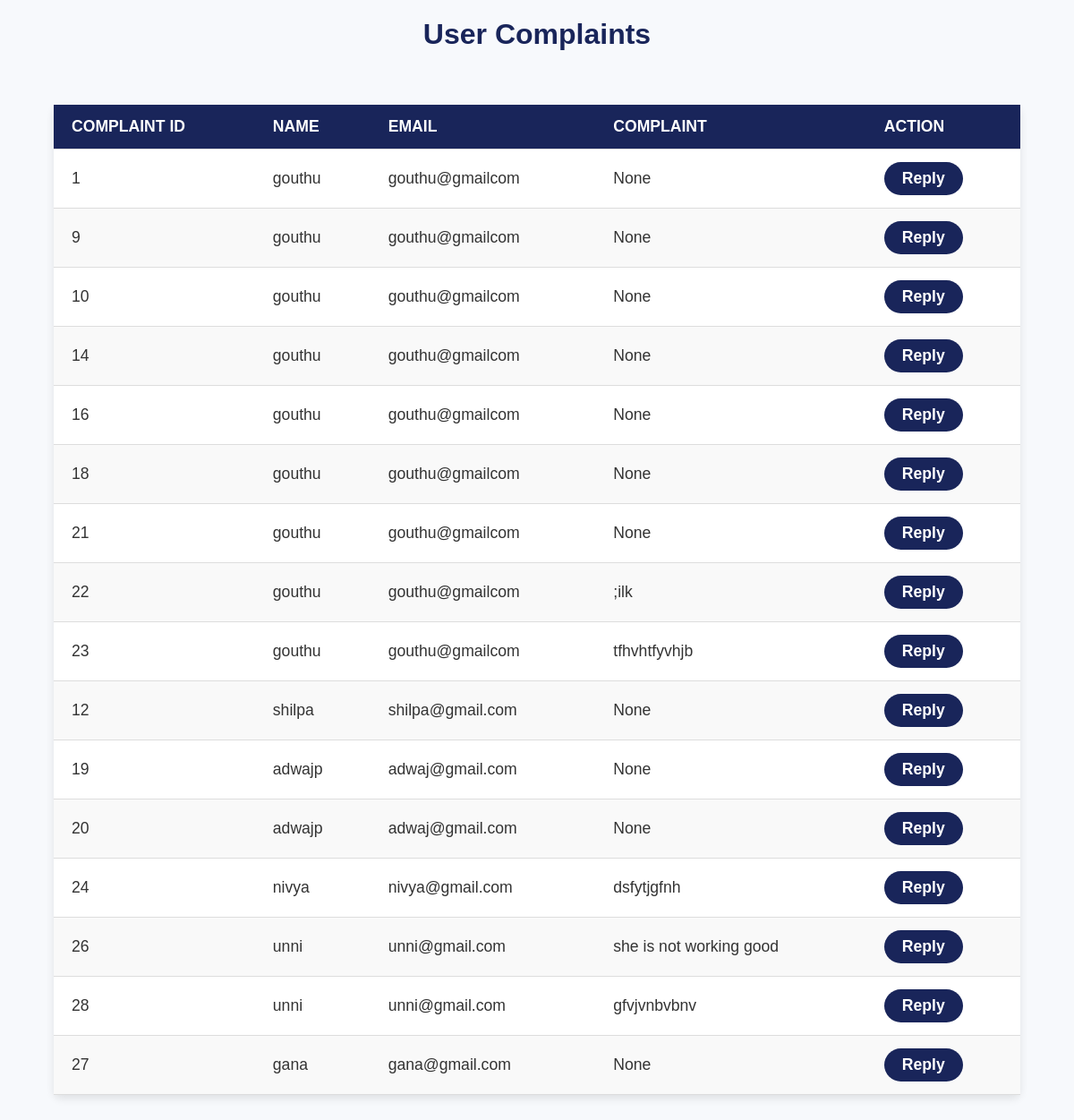
Page /user_complaint/ on the committed database.
### Bengali/models.py (models this page shows, shortened)
class UserComplaints(models.Model):
    STATUS_CHOICES = [
        ("Open", "Open"),
        ("In Progress", "In Progress"),
        ("Resolved", "Resolved"),
        ("Closed", "Closed"),
    ]
    user = models.ForeignKey( Profile,on_delete=models.CASCADE,null=True, blank=True)
    status = models.CharField(max_length=50, choices=STATUS_CHOICES, default="Open")
    created_at = models.DateTimeField(default=now, editable=False)
    name=models.CharField(max_length=255,null=True,blank=True)
    email=models.EmailField(null=True,blank=True)
    updated_at = models.DateTimeField(default=now)
    complaints=models.CharField(max_length=225,null=True,blank=True)

class Profile(AbstractUser):
    USERNAME_FIELD='email'
    REQUIRED_FIELDS=[]
    objects = CustomUserManager()
    username = models.CharField(max_length=150, blank=True, null=True)
    first_name = models.CharField(max_length=150, blank=True, null=True)
    last_name= models.CharField(max_length=150, blank=True, null=True)
    role = models.CharField(max_length=15,choices=RoleChoices.choices)
    email=models.EmailField(unique=True)
    phone=models.CharField(max_length=15, blank=True, null=True)
    age=models.IntegerField(blank=True, null=True)
    worker_approved=models.BooleanField(blank=True, null=True)
    groups = models.ManyToManyField(
        Group,
            related_name="profile_groups",  # Set unique related_name
            blank=True
        )
    user_permissions = models.ManyToManyField(
            Permission,
            related_name="profile_permissions",  # Set unique related_name
            blank=True
        )

### Bengali/views.py (the view)
# urls.py: path('user_complaint/', views.user_complaint, name='user_complaint'),
def user_complaint(request):
    profiles = UserDetails.objects.all().values_list('profile', flat=True)
    complaints = UserComplaints.objects.filter(user__in=profiles)
    return render(request, "user_complaint.html", {'complaints': complaints})

### templates/user_complaint.html (shortened to what this page needs)
<!DOCTYPE html>
<html lang="en">
<head>
</head>
<body>
    <h1>User Complaints</h1>
    <table>
        <thead>
            <tr>
                <th>Complaint ID</th>
                <th>Name</th>
                <th>Email</th>
                <th>Complaint</th>
                <th>Action</th>
            </tr>
        </thead>
        <tbody>
            {% for complaint in complaints %}
            <tr>
                <td>{{ complaint.id }}</td>
                <td>{{ complaint.user.first_name }}</td>
                <td>{{ complaint.user.email }}</td>
                <td>{{ complaint.complaints }}</td>
                <td>
                    <a href="{% url 'agency_user_replay' complaint.id %}" class="reply-btn">Reply</a>
                </td>
            </tr>
            {% empty %}
            <tr>
                <td colspan="5" class="no-data">No complaints available</td>
            </tr>
            {% endfor %}
        </tbody>
    </table>
</body>
</html>

### templates/user_complaint.html (style rules this page uses)
body { font-family: 'Arial', sans-serif; background-color: #f7f9fc; margin: 0; padding: 0; color: #333; }
h1 { text-align: center; color: #19255a; padding: 20px 0; margin: 0; font-size: 2rem; }
table { width: 90%; margin: 40px auto; border-collapse: collapse; background-color: #ffffff; border-radius: 8px; box-shadow: 0 4px 10px rgba(0, 0, 0, 0.1); }
th, td { padding: 14px 20px; text-align: left; border-bottom: 1px solid #ddd; font-size: 1.1rem; }
th { background-color: #19255a; color: #fff; text-transform: uppercase; }
tr:nth-child(even) { background-color: #f9f9f9; }
.reply-btn { display: inline-block; background-color: #19255a; color: white; padding: 8px 20px; border: none; border-radius: 30px; font-weight: bold; text-align: center; text-decoration: none; cursor: pointer; transition: background-color 0.3s ease; }

### rows in the picture
UserComplaints: id "1", user.first_name "gouthu", user.email "gouthu@gmailcom", complaints "None"
UserComplaints: id "9", user.first_name "gouthu", user.email "gouthu@gmailcom", complaints "None"
UserComplaints: id "10", user.first_name "gouthu", user.email "gouthu@gmailcom", complaints "None"
UserComplaints: id "14", user.first_name "gouthu", user.email "gouthu@gmailcom", complaints "None"
UserComplaints: id "16", user.first_name "gouthu", user.email "gouthu@gmailcom", complaints "None"
UserComplaints: id "18", user.first_name "gouthu", user.email "gouthu@gmailcom", complaints "None"
UserComplaints: id "21", user.first_name "gouthu", user.email "gouthu@gmailcom", complaints "None"
UserComplaints: id "22", user.first_name "gouthu", user.email "gouthu@gmailcom", complaints ";ilk"
UserComplaints: id "23", user.first_name "gouthu", user.email "gouthu@gmailcom", complaints "tfhvhtfyvhjb"
UserComplaints: id "12", user.first_name "shilpa", user.email "shilpa@gmail.com", complaints "None"
UserComplaints: id "19", user.first_name "adwajp", user.email "adwaj@gmail.com", complaints "None"
UserComplaints: id "20", user.first_name "adwajp", user.email "adwaj@gmail.com", complaints "None"
UserComplaints: id "24", user.first_name "nivya", user.email "nivya@gmail.com", complaints "dsfytjgfnh"
UserComplaints: id "26", user.first_name "unni", user.email "unni@gmail.com", complaints "she is not working good"
UserComplaints: id "28", user.first_name "unni", user.email "unni@gmail.com", complaints "gfvjvnbvbnv"
UserComplaints: id "27", user.first_name "gana", user.email "gana@gmail.com", complaints "None"
